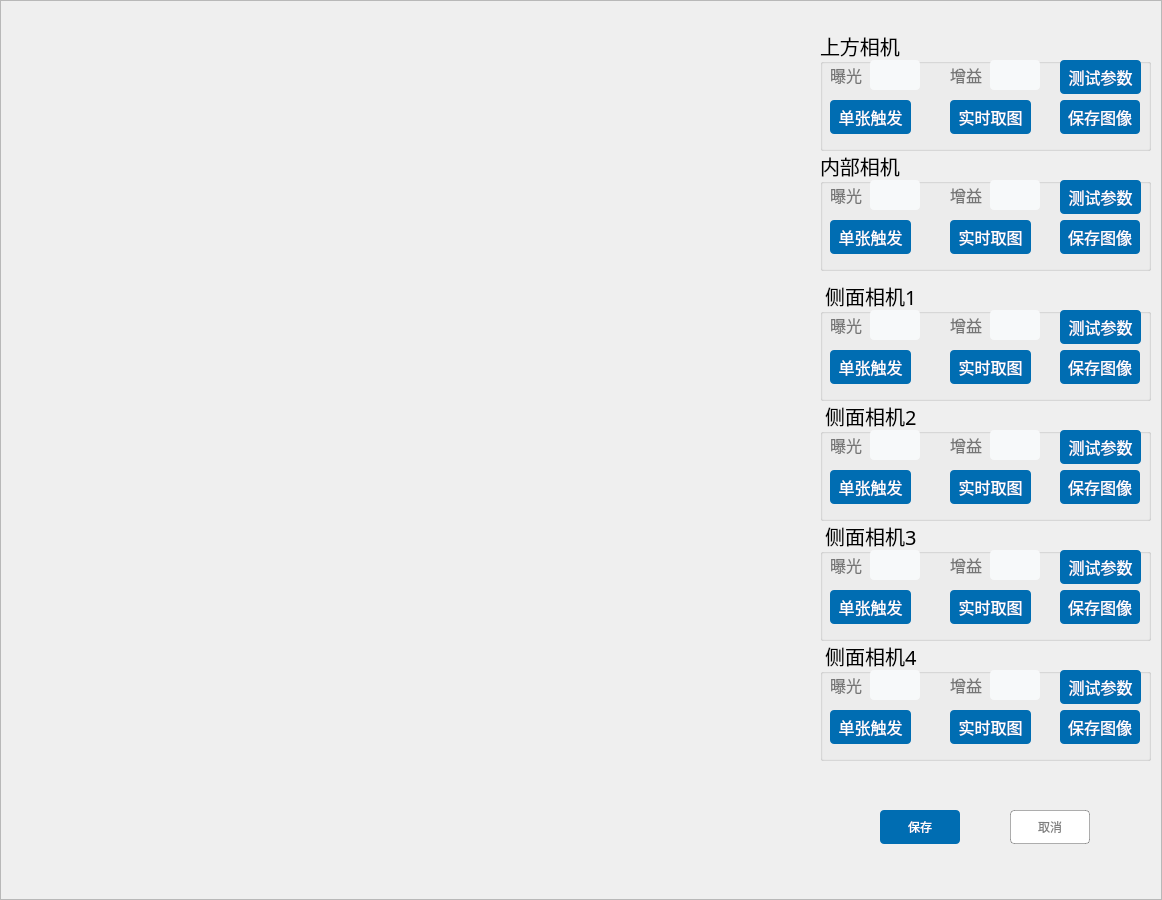
<?xml version="1.0" encoding="UTF-8"?>
<ui version="4.0">
 <class>CamsetDialog</class>
 <widget class="QDialog" name="CamsetDialog">
  <property name="geometry">
   <rect>
    <x>0</x>
    <y>0</y>
    <width>1162</width>
    <height>900</height>
   </rect>
  </property>
  <property name="sizePolicy">
   <sizepolicy hsizetype="Expanding" vsizetype="Preferred">
    <horstretch>0</horstretch>
    <verstretch>0</verstretch>
   </sizepolicy>
  </property>
  <property name="minimumSize">
   <size>
    <width>850</width>
    <height>0</height>
   </size>
  </property>
  <property name="maximumSize">
   <size>
    <width>1600</width>
    <height>16777215</height>
   </size>
  </property>
  <layout class="QGridLayout" name="gridLayout">
   <property name="leftMargin">
    <number>0</number>
   </property>
   <property name="topMargin">
    <number>0</number>
   </property>
   <property name="rightMargin">
    <number>0</number>
   </property>
   <property name="bottomMargin">
    <number>0</number>
   </property>
   <property name="spacing">
    <number>0</number>
   </property>
   <item row="0" column="0">
    <widget class="QFrame" name="frame">
     <property name="frameShape">
      <enum>QFrame::StyledPanel</enum>
     </property>
     <property name="frameShadow">
      <enum>QFrame::Raised</enum>
     </property>
     <widget class="QWidget" name="titlebar" native="true">
      <property name="geometry">
       <rect>
        <x>0</x>
        <y>0</y>
        <width>1161</width>
        <height>30</height>
       </rect>
      </property>
      <property name="minimumSize">
       <size>
        <width>0</width>
        <height>30</height>
       </size>
      </property>
      <property name="maximumSize">
       <size>
        <width>16777215</width>
        <height>30</height>
       </size>
      </property>
      <layout class="QHBoxLayout" name="titlebar_layout">
       <property name="spacing">
        <number>0</number>
       </property>
       <property name="leftMargin">
        <number>0</number>
       </property>
       <property name="topMargin">
        <number>0</number>
       </property>
       <property name="rightMargin">
        <number>0</number>
       </property>
       <property name="bottomMargin">
        <number>0</number>
       </property>
      </layout>
     </widget>
     <widget class="QWidget" name="mainWidget" native="true">
      <property name="geometry">
       <rect>
        <x>0</x>
        <y>30</y>
        <width>1161</width>
        <height>871</height>
       </rect>
      </property>
      <property name="font">
       <font>
        <family>Microsoft YaHei</family>
       </font>
      </property>
      <property name="styleSheet">
       <string notr="true"/>
      </property>
      <widget class="QWidget" name="verticalLayoutWidget">
       <property name="geometry">
        <rect>
         <x>0</x>
         <y>0</y>
         <width>811</width>
         <height>871</height>
        </rect>
       </property>
       <layout class="QVBoxLayout" name="gridLayoutCam"/>
      </widget>
      <widget class="QWidget" name="camgridWidget" native="true">
       <property name="geometry">
        <rect>
         <x>810</x>
         <y>0</y>
         <width>351</width>
         <height>871</height>
        </rect>
       </property>
       <widget class="QPushButton" name="ButtonCancel">
        <property name="geometry">
         <rect>
          <x>200</x>
          <y>780</y>
          <width>80</width>
          <height>34</height>
         </rect>
        </property>
        <property name="styleSheet">
         <string notr="true">background: white;
border: 1px solid rgba(0,0,0,0.3);
border-radius: 4px;
color: rgba(0,0,0,0.5);</string>
        </property>
        <property name="text">
         <string>取消</string>
        </property>
       </widget>
       <widget class="QPushButton" name="ButtonSave">
        <property name="geometry">
         <rect>
          <x>70</x>
          <y>780</y>
          <width>80</width>
          <height>34</height>
         </rect>
        </property>
        <property name="styleSheet">
         <string notr="true">background: #006db2;
border-radius: 4px;
color: white;</string>
        </property>
        <property name="text">
         <string>保存</string>
        </property>
       </widget>
       <widget class="QGroupBox" name="groupBox">
        <property name="geometry">
         <rect>
          <x>10</x>
          <y>0</y>
          <width>331</width>
          <height>121</height>
         </rect>
        </property>
        <property name="font">
         <font>
          <pointsize>15</pointsize>
         </font>
        </property>
        <property name="title">
         <string>上方相机</string>
        </property>
        <widget class="QPushButton" name="Buttonsaveimagetop">
         <property name="geometry">
          <rect>
           <x>240</x>
           <y>70</y>
           <width>80</width>
           <height>34</height>
          </rect>
         </property>
         <property name="font">
          <font>
           <pointsize>12</pointsize>
          </font>
         </property>
         <property name="styleSheet">
          <string notr="true">background: #006db2;
border-radius: 4px;
color: white;</string>
         </property>
         <property name="text">
          <string>保存图像</string>
         </property>
        </widget>
        <widget class="QPushButton" name="Buttononetop">
         <property name="geometry">
          <rect>
           <x>10</x>
           <y>70</y>
           <width>81</width>
           <height>34</height>
          </rect>
         </property>
         <property name="font">
          <font>
           <pointsize>12</pointsize>
          </font>
         </property>
         <property name="styleSheet">
          <string notr="true">background: #006db2;
border-radius: 4px;
color: white;</string>
         </property>
         <property name="text">
          <string>单张触发</string>
         </property>
        </widget>
        <widget class="QLineEdit" name="lineEditEtop">
         <property name="geometry">
          <rect>
           <x>50</x>
           <y>30</y>
           <width>50</width>
           <height>30</height>
          </rect>
         </property>
         <property name="styleSheet">
          <string notr="true">background: #f7f9fa;
border-radius: 4px;
padding-left: 2px;
font-size: 14px;
color: rgba(0,0,0,0.8);</string>
         </property>
        </widget>
        <widget class="QLabel" name="label_85">
         <property name="geometry">
          <rect>
           <x>130</x>
           <y>30</y>
           <width>40</width>
           <height>30</height>
          </rect>
         </property>
         <property name="font">
          <font>
           <family>Microsoft YaHei</family>
           <pointsize>12</pointsize>
          </font>
         </property>
         <property name="styleSheet">
          <string notr="true">color: rgba(0,0,0,0.5);</string>
         </property>
         <property name="text">
          <string>增益</string>
         </property>
        </widget>
        <widget class="QLineEdit" name="lineEditGtop">
         <property name="geometry">
          <rect>
           <x>170</x>
           <y>30</y>
           <width>50</width>
           <height>30</height>
          </rect>
         </property>
         <property name="styleSheet">
          <string notr="true">background: #f7f9fa;
border-radius: 4px;
padding-left: 2px;
font-size: 14px;
color: rgba(0,0,0,0.8);</string>
         </property>
        </widget>
        <widget class="QLabel" name="label_79">
         <property name="geometry">
          <rect>
           <x>10</x>
           <y>30</y>
           <width>40</width>
           <height>30</height>
          </rect>
         </property>
         <property name="font">
          <font>
           <family>Microsoft YaHei</family>
           <pointsize>12</pointsize>
          </font>
         </property>
         <property name="styleSheet">
          <string notr="true">color: rgba(0,0,0,0.5);</string>
         </property>
         <property name="text">
          <string>曝光</string>
         </property>
        </widget>
        <widget class="QPushButton" name="Buttonlivetop">
         <property name="geometry">
          <rect>
           <x>130</x>
           <y>70</y>
           <width>81</width>
           <height>34</height>
          </rect>
         </property>
         <property name="font">
          <font>
           <pointsize>12</pointsize>
          </font>
         </property>
         <property name="styleSheet">
          <string notr="true">background: #006db2;
border-radius: 4px;
color: white;</string>
         </property>
         <property name="text">
          <string>实时取图</string>
         </property>
        </widget>
        <widget class="QPushButton" name="Buttontesttop">
         <property name="geometry">
          <rect>
           <x>240</x>
           <y>30</y>
           <width>81</width>
           <height>34</height>
          </rect>
         </property>
         <property name="font">
          <font>
           <pointsize>12</pointsize>
          </font>
         </property>
         <property name="styleSheet">
          <string notr="true">background: #006db2;
border-radius: 4px;
color: white;</string>
         </property>
         <property name="text">
          <string>测试参数</string>
         </property>
        </widget>
       </widget>
       <widget class="QGroupBox" name="groupBox_2">
        <property name="geometry">
         <rect>
          <x>10</x>
          <y>120</y>
          <width>331</width>
          <height>121</height>
         </rect>
        </property>
        <property name="font">
         <font>
          <pointsize>15</pointsize>
         </font>
        </property>
        <property name="title">
         <string>内部相机</string>
        </property>
        <widget class="QPushButton" name="Buttonsaveimagein">
         <property name="geometry">
          <rect>
           <x>240</x>
           <y>70</y>
           <width>80</width>
           <height>34</height>
          </rect>
         </property>
         <property name="font">
          <font>
           <pointsize>12</pointsize>
          </font>
         </property>
         <property name="styleSheet">
          <string notr="true">background: #006db2;
border-radius: 4px;
color: white;</string>
         </property>
         <property name="text">
          <string>保存图像</string>
         </property>
        </widget>
        <widget class="QPushButton" name="Buttononein">
         <property name="geometry">
          <rect>
           <x>10</x>
           <y>70</y>
           <width>81</width>
           <height>34</height>
          </rect>
         </property>
         <property name="font">
          <font>
           <pointsize>12</pointsize>
          </font>
         </property>
         <property name="styleSheet">
          <string notr="true">background: #006db2;
border-radius: 4px;
color: white;</string>
         </property>
         <property name="text">
          <string>单张触发</string>
         </property>
        </widget>
        <widget class="QLineEdit" name="lineEditEin">
         <property name="geometry">
          <rect>
           <x>50</x>
           <y>30</y>
           <width>50</width>
           <height>30</height>
          </rect>
         </property>
         <property name="styleSheet">
          <string notr="true">background: #f7f9fa;
border-radius: 4px;
padding-left: 2px;
font-size: 14px;
color: rgba(0,0,0,0.8);</string>
         </property>
        </widget>
        <widget class="QLabel" name="label_86">
         <property name="geometry">
          <rect>
           <x>130</x>
           <y>30</y>
           <width>40</width>
           <height>30</height>
          </rect>
         </property>
         <property name="font">
          <font>
           <family>Microsoft YaHei</family>
           <pointsize>12</pointsize>
          </font>
         </property>
         <property name="styleSheet">
          <string notr="true">color: rgba(0,0,0,0.5);</string>
         </property>
         <property name="text">
          <string>增益</string>
         </property>
        </widget>
        <widget class="QLineEdit" name="lineEditGin">
         <property name="geometry">
          <rect>
           <x>170</x>
           <y>30</y>
           <width>50</width>
           <height>30</height>
          </rect>
         </property>
         <property name="styleSheet">
          <string notr="true">background: #f7f9fa;
border-radius: 4px;
padding-left: 2px;
font-size: 14px;
color: rgba(0,0,0,0.8);</string>
         </property>
        </widget>
        <widget class="QLabel" name="label_80">
         <property name="geometry">
          <rect>
           <x>10</x>
           <y>30</y>
           <width>40</width>
           <height>30</height>
          </rect>
         </property>
         <property name="font">
          <font>
           <family>Microsoft YaHei</family>
           <pointsize>12</pointsize>
          </font>
         </property>
         <property name="styleSheet">
          <string notr="true">color: rgba(0,0,0,0.5);</string>
         </property>
         <property name="text">
          <string>曝光</string>
         </property>
        </widget>
        <widget class="QPushButton" name="Buttonlivein">
         <property name="geometry">
          <rect>
           <x>130</x>
           <y>70</y>
           <width>81</width>
           <height>34</height>
          </rect>
         </property>
         <property name="font">
          <font>
           <pointsize>12</pointsize>
          </font>
         </property>
         <property name="styleSheet">
          <string notr="true">background: #006db2;
border-radius: 4px;
color: white;</string>
         </property>
         <property name="text">
          <string>实时取图</string>
         </property>
        </widget>
        <widget class="QPushButton" name="Buttontestin">
         <property name="geometry">
          <rect>
           <x>240</x>
           <y>30</y>
           <width>81</width>
           <height>34</height>
          </rect>
         </property>
         <property name="font">
          <font>
           <pointsize>12</pointsize>
          </font>
         </property>
         <property name="styleSheet">
          <string notr="true">background: #006db2;
border-radius: 4px;
color: white;</string>
         </property>
         <property name="text">
          <string>测试参数</string>
         </property>
        </widget>
       </widget>
       <widget class="QGroupBox" name="groupBox_3">
        <property name="geometry">
         <rect>
          <x>10</x>
          <y>250</y>
          <width>331</width>
          <height>121</height>
         </rect>
        </property>
        <property name="font">
         <font>
          <pointsize>15</pointsize>
         </font>
        </property>
        <property name="title">
         <string> 侧面相机1</string>
        </property>
        <widget class="QPushButton" name="Buttonsaveimageside1">
         <property name="geometry">
          <rect>
           <x>240</x>
           <y>70</y>
           <width>80</width>
           <height>34</height>
          </rect>
         </property>
         <property name="font">
          <font>
           <pointsize>12</pointsize>
          </font>
         </property>
         <property name="styleSheet">
          <string notr="true">background: #006db2;
border-radius: 4px;
color: white;</string>
         </property>
         <property name="text">
          <string>保存图像</string>
         </property>
        </widget>
        <widget class="QPushButton" name="Buttononeside1">
         <property name="geometry">
          <rect>
           <x>10</x>
           <y>70</y>
           <width>81</width>
           <height>34</height>
          </rect>
         </property>
         <property name="font">
          <font>
           <pointsize>12</pointsize>
          </font>
         </property>
         <property name="styleSheet">
          <string notr="true">background: #006db2;
border-radius: 4px;
color: white;</string>
         </property>
         <property name="text">
          <string>单张触发</string>
         </property>
        </widget>
        <widget class="QLineEdit" name="lineEditEside1">
         <property name="geometry">
          <rect>
           <x>50</x>
           <y>30</y>
           <width>50</width>
           <height>30</height>
          </rect>
         </property>
         <property name="styleSheet">
          <string notr="true">background: #f7f9fa;
border-radius: 4px;
padding-left: 2px;
font-size: 14px;
color: rgba(0,0,0,0.8);</string>
         </property>
        </widget>
        <widget class="QLabel" name="label_87">
         <property name="geometry">
          <rect>
           <x>130</x>
           <y>30</y>
           <width>40</width>
           <height>30</height>
          </rect>
         </property>
         <property name="font">
          <font>
           <family>Microsoft YaHei</family>
           <pointsize>12</pointsize>
          </font>
         </property>
         <property name="styleSheet">
          <string notr="true">color: rgba(0,0,0,0.5);</string>
         </property>
         <property name="text">
          <string>增益</string>
         </property>
        </widget>
        <widget class="QLineEdit" name="lineEditGside1">
         <property name="geometry">
          <rect>
           <x>170</x>
           <y>30</y>
           <width>50</width>
           <height>30</height>
          </rect>
         </property>
         <property name="styleSheet">
          <string notr="true">background: #f7f9fa;
border-radius: 4px;
padding-left: 2px;
font-size: 14px;
color: rgba(0,0,0,0.8);</string>
         </property>
        </widget>
        <widget class="QLabel" name="label_81">
         <property name="geometry">
          <rect>
           <x>10</x>
           <y>30</y>
           <width>40</width>
           <height>30</height>
          </rect>
         </property>
         <property name="font">
          <font>
           <family>Microsoft YaHei</family>
           <pointsize>12</pointsize>
          </font>
         </property>
         <property name="styleSheet">
          <string notr="true">color: rgba(0,0,0,0.5);</string>
         </property>
         <property name="text">
          <string>曝光</string>
         </property>
        </widget>
        <widget class="QPushButton" name="Buttonliveside1">
         <property name="geometry">
          <rect>
           <x>130</x>
           <y>70</y>
           <width>81</width>
           <height>34</height>
          </rect>
         </property>
         <property name="font">
          <font>
           <pointsize>12</pointsize>
          </font>
         </property>
         <property name="styleSheet">
          <string notr="true">background: #006db2;
border-radius: 4px;
color: white;</string>
         </property>
         <property name="text">
          <string>实时取图</string>
         </property>
        </widget>
        <widget class="QPushButton" name="Buttontestside1">
         <property name="geometry">
          <rect>
           <x>240</x>
           <y>30</y>
           <width>81</width>
           <height>34</height>
          </rect>
         </property>
         <property name="font">
          <font>
           <pointsize>12</pointsize>
          </font>
         </property>
         <property name="styleSheet">
          <string notr="true">background: #006db2;
border-radius: 4px;
color: white;</string>
         </property>
         <property name="text">
          <string>测试参数</string>
         </property>
        </widget>
       </widget>
       <widget class="QGroupBox" name="groupBox_4">
        <property name="geometry">
         <rect>
          <x>10</x>
          <y>370</y>
          <width>331</width>
          <height>121</height>
         </rect>
        </property>
        <property name="font">
         <font>
          <pointsize>15</pointsize>
         </font>
        </property>
        <property name="title">
         <string> 侧面相机2</string>
        </property>
        <widget class="QPushButton" name="Buttonsaveimageside2">
         <property name="geometry">
          <rect>
           <x>240</x>
           <y>70</y>
           <width>80</width>
           <height>34</height>
          </rect>
         </property>
         <property name="font">
          <font>
           <pointsize>12</pointsize>
          </font>
         </property>
         <property name="styleSheet">
          <string notr="true">background: #006db2;
border-radius: 4px;
color: white;</string>
         </property>
         <property name="text">
          <string>保存图像</string>
         </property>
        </widget>
        <widget class="QPushButton" name="Buttononeside2">
         <property name="geometry">
          <rect>
           <x>10</x>
           <y>70</y>
           <width>81</width>
           <height>34</height>
          </rect>
         </property>
         <property name="font">
          <font>
           <pointsize>12</pointsize>
          </font>
         </property>
         <property name="styleSheet">
          <string notr="true">background: #006db2;
border-radius: 4px;
color: white;</string>
         </property>
         <property name="text">
          <string>单张触发</string>
         </property>
        </widget>
        <widget class="QLineEdit" name="lineEditEside2">
         <property name="geometry">
          <rect>
           <x>50</x>
           <y>30</y>
           <width>50</width>
           <height>30</height>
          </rect>
         </property>
         <property name="styleSheet">
          <string notr="true">background: #f7f9fa;
border-radius: 4px;
padding-left: 2px;
font-size: 14px;
color: rgba(0,0,0,0.8);</string>
         </property>
        </widget>
        <widget class="QLabel" name="label_88">
         <property name="geometry">
          <rect>
           <x>130</x>
           <y>30</y>
           <width>40</width>
           <height>30</height>
          </rect>
         </property>
         <property name="font">
          <font>
           <family>Microsoft YaHei</family>
           <pointsize>12</pointsize>
          </font>
         </property>
         <property name="styleSheet">
          <string notr="true">color: rgba(0,0,0,0.5);</string>
         </property>
         <property name="text">
          <string>增益</string>
         </property>
        </widget>
        <widget class="QLineEdit" name="lineEditGside2">
         <property name="geometry">
          <rect>
           <x>170</x>
           <y>30</y>
           <width>50</width>
           <height>30</height>
          </rect>
         </property>
         <property name="styleSheet">
          <string notr="true">background: #f7f9fa;
border-radius: 4px;
padding-left: 2px;
font-size: 14px;
color: rgba(0,0,0,0.8);</string>
         </property>
        </widget>
        <widget class="QLabel" name="label_82">
         <property name="geometry">
          <rect>
           <x>10</x>
           <y>30</y>
           <width>40</width>
           <height>30</height>
          </rect>
         </property>
         <property name="font">
          <font>
           <family>Microsoft YaHei</family>
           <pointsize>12</pointsize>
          </font>
         </property>
         <property name="styleSheet">
          <string notr="true">color: rgba(0,0,0,0.5);</string>
         </property>
         <property name="text">
          <string>曝光</string>
         </property>
        </widget>
        <widget class="QPushButton" name="Buttonliveside2">
         <property name="geometry">
          <rect>
           <x>130</x>
           <y>70</y>
           <width>81</width>
           <height>34</height>
          </rect>
         </property>
         <property name="font">
          <font>
           <pointsize>12</pointsize>
          </font>
         </property>
         <property name="styleSheet">
          <string notr="true">background: #006db2;
border-radius: 4px;
color: white;</string>
         </property>
         <property name="text">
          <string>实时取图</string>
         </property>
        </widget>
        <widget class="QPushButton" name="Buttontestside2">
         <property name="geometry">
          <rect>
           <x>240</x>
           <y>30</y>
           <width>81</width>
           <height>34</height>
          </rect>
         </property>
         <property name="font">
          <font>
           <pointsize>12</pointsize>
          </font>
         </property>
         <property name="styleSheet">
          <string notr="true">background: #006db2;
border-radius: 4px;
color: white;</string>
         </property>
         <property name="text">
          <string>测试参数</string>
         </property>
        </widget>
       </widget>
       <widget class="QGroupBox" name="groupBox_5">
        <property name="geometry">
         <rect>
          <x>10</x>
          <y>490</y>
          <width>331</width>
          <height>121</height>
         </rect>
        </property>
        <property name="font">
         <font>
          <pointsize>15</pointsize>
         </font>
        </property>
        <property name="title">
         <string> 侧面相机3</string>
        </property>
        <widget class="QPushButton" name="Buttonsaveimageside3">
         <property name="geometry">
          <rect>
           <x>240</x>
           <y>70</y>
           <width>80</width>
           <height>34</height>
          </rect>
         </property>
         <property name="font">
          <font>
           <pointsize>12</pointsize>
          </font>
         </property>
         <property name="styleSheet">
          <string notr="true">background: #006db2;
border-radius: 4px;
color: white;</string>
         </property>
         <property name="text">
          <string>保存图像</string>
         </property>
        </widget>
        <widget class="QPushButton" name="Buttononeside3">
         <property name="geometry">
          <rect>
           <x>10</x>
           <y>70</y>
           <width>81</width>
           <height>34</height>
          </rect>
         </property>
         <property name="font">
          <font>
           <pointsize>12</pointsize>
          </font>
         </property>
         <property name="styleSheet">
          <string notr="true">background: #006db2;
border-radius: 4px;
color: white;</string>
         </property>
         <property name="text">
          <string>单张触发</string>
         </property>
        </widget>
        <widget class="QLineEdit" name="lineEditEside3">
         <property name="geometry">
          <rect>
           <x>50</x>
           <y>30</y>
           <width>50</width>
           <height>30</height>
          </rect>
         </property>
         <property name="styleSheet">
          <string notr="true">background: #f7f9fa;
border-radius: 4px;
padding-left: 2px;
font-size: 14px;
color: rgba(0,0,0,0.8);</string>
         </property>
        </widget>
        <widget class="QLabel" name="label_90">
         <property name="geometry">
          <rect>
           <x>130</x>
           <y>30</y>
           <width>40</width>
           <height>30</height>
          </rect>
         </property>
         <property name="font">
          <font>
           <family>Microsoft YaHei</family>
           <pointsize>12</pointsize>
          </font>
         </property>
         <property name="styleSheet">
          <string notr="true">color: rgba(0,0,0,0.5);</string>
         </property>
         <property name="text">
          <string>增益</string>
         </property>
        </widget>
        <widget class="QLineEdit" name="lineEditGside3">
         <property name="geometry">
          <rect>
           <x>170</x>
           <y>30</y>
           <width>50</width>
           <height>30</height>
          </rect>
         </property>
         <property name="styleSheet">
          <string notr="true">background: #f7f9fa;
border-radius: 4px;
padding-left: 2px;
font-size: 14px;
color: rgba(0,0,0,0.8);</string>
         </property>
        </widget>
        <widget class="QLabel" name="label_84">
         <property name="geometry">
          <rect>
           <x>10</x>
           <y>30</y>
           <width>40</width>
           <height>30</height>
          </rect>
         </property>
         <property name="font">
          <font>
           <family>Microsoft YaHei</family>
           <pointsize>12</pointsize>
          </font>
         </property>
         <property name="styleSheet">
          <string notr="true">color: rgba(0,0,0,0.5);</string>
         </property>
         <property name="text">
          <string>曝光</string>
         </property>
        </widget>
        <widget class="QPushButton" name="Buttonliveside3">
         <property name="geometry">
          <rect>
           <x>130</x>
           <y>70</y>
           <width>81</width>
           <height>34</height>
          </rect>
         </property>
         <property name="font">
          <font>
           <pointsize>12</pointsize>
          </font>
         </property>
         <property name="styleSheet">
          <string notr="true">background: #006db2;
border-radius: 4px;
color: white;</string>
         </property>
         <property name="text">
          <string>实时取图</string>
         </property>
        </widget>
        <widget class="QPushButton" name="Buttontestside3">
         <property name="geometry">
          <rect>
           <x>240</x>
           <y>30</y>
           <width>81</width>
           <height>34</height>
          </rect>
         </property>
         <property name="font">
          <font>
           <pointsize>12</pointsize>
          </font>
         </property>
         <property name="styleSheet">
          <string notr="true">background: #006db2;
border-radius: 4px;
color: white;</string>
         </property>
         <property name="text">
          <string>测试参数</string>
         </property>
        </widget>
       </widget>
       <widget class="QGroupBox" name="groupBox_6">
        <property name="geometry">
         <rect>
          <x>10</x>
          <y>610</y>
          <width>331</width>
          <height>121</height>
         </rect>
        </property>
        <property name="font">
         <font>
          <pointsize>15</pointsize>
         </font>
        </property>
        <property name="title">
         <string> 侧面相机4</string>
        </property>
        <widget class="QPushButton" name="Buttonsaveimageside4">
         <property name="geometry">
          <rect>
           <x>240</x>
           <y>70</y>
           <width>80</width>
           <height>34</height>
          </rect>
         </property>
         <property name="font">
          <font>
           <pointsize>12</pointsize>
          </font>
         </property>
         <property name="styleSheet">
          <string notr="true">background: #006db2;
border-radius: 4px;
color: white;</string>
         </property>
         <property name="text">
          <string>保存图像</string>
         </property>
        </widget>
        <widget class="QPushButton" name="Buttononeside4">
         <property name="geometry">
          <rect>
           <x>10</x>
           <y>70</y>
           <width>81</width>
           <height>34</height>
          </rect>
         </property>
         <property name="font">
          <font>
           <pointsize>12</pointsize>
          </font>
         </property>
         <property name="styleSheet">
          <string notr="true">background: #006db2;
border-radius: 4px;
color: white;</string>
         </property>
         <property name="text">
          <string>单张触发</string>
         </property>
        </widget>
        <widget class="QLineEdit" name="lineEditEside4">
         <property name="geometry">
          <rect>
           <x>50</x>
           <y>30</y>
           <width>50</width>
           <height>30</height>
          </rect>
         </property>
         <property name="styleSheet">
          <string notr="true">background: #f7f9fa;
border-radius: 4px;
padding-left: 2px;
font-size: 14px;
color: rgba(0,0,0,0.8);</string>
         </property>
        </widget>
        <widget class="QLabel" name="label_91">
         <property name="geometry">
          <rect>
           <x>130</x>
           <y>30</y>
           <width>40</width>
           <height>30</height>
          </rect>
         </property>
         <property name="font">
          <font>
           <family>Microsoft YaHei</family>
           <pointsize>12</pointsize>
          </font>
         </property>
         <property name="styleSheet">
          <string notr="true">color: rgba(0,0,0,0.5);</string>
         </property>
         <property name="text">
          <string>增益</string>
         </property>
        </widget>
        <widget class="QLineEdit" name="lineEditGside4">
         <property name="geometry">
          <rect>
           <x>170</x>
           <y>30</y>
           <width>50</width>
           <height>30</height>
          </rect>
         </property>
         <property name="styleSheet">
          <string notr="true">background: #f7f9fa;
border-radius: 4px;
padding-left: 2px;
font-size: 14px;
color: rgba(0,0,0,0.8);</string>
         </property>
        </widget>
        <widget class="QLabel" name="label_92">
         <property name="geometry">
          <rect>
           <x>10</x>
           <y>30</y>
           <width>40</width>
           <height>30</height>
          </rect>
         </property>
         <property name="font">
          <font>
           <family>Microsoft YaHei</family>
           <pointsize>12</pointsize>
          </font>
         </property>
         <property name="styleSheet">
          <string notr="true">color: rgba(0,0,0,0.5);</string>
         </property>
         <property name="text">
          <string>曝光</string>
         </property>
        </widget>
        <widget class="QPushButton" name="Buttonliveside4">
         <property name="geometry">
          <rect>
           <x>130</x>
           <y>70</y>
           <width>81</width>
           <height>34</height>
          </rect>
         </property>
         <property name="font">
          <font>
           <pointsize>12</pointsize>
          </font>
         </property>
         <property name="styleSheet">
          <string notr="true">background: #006db2;
border-radius: 4px;
color: white;</string>
         </property>
         <property name="text">
          <string>实时取图</string>
         </property>
        </widget>
        <widget class="QPushButton" name="Buttontestside4">
         <property name="geometry">
          <rect>
           <x>240</x>
           <y>30</y>
           <width>81</width>
           <height>34</height>
          </rect>
         </property>
         <property name="font">
          <font>
           <pointsize>12</pointsize>
          </font>
         </property>
         <property name="styleSheet">
          <string notr="true">background: #006db2;
border-radius: 4px;
color: white;</string>
         </property>
         <property name="text">
          <string>测试参数</string>
         </property>
        </widget>
       </widget>
      </widget>
     </widget>
    </widget>
   </item>
  </layout>
 </widget>
 <resources>
  <include location="../../CHOWTAIFOOK_Detection.qrc"/>
 </resources>
 <connections/>
</ui>
